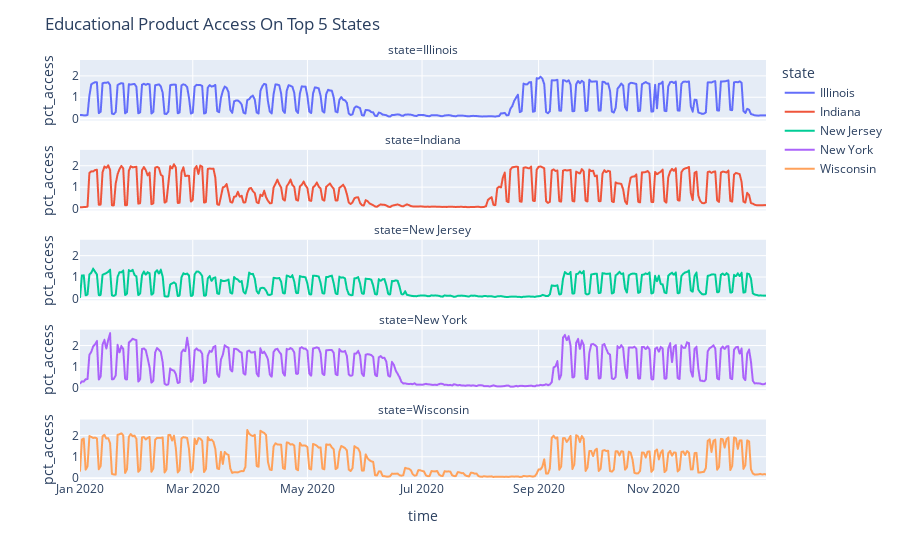

Notebook source saved alongside this figure:
### Markdown cell above
## Based on Top Five States
New York was hit hardest with Covid19 and that didn't affect the online learning of students as you can see graph became more consistent after the lockdown.
>New York, Wisconsin, and Indian have higher students using these educational products overall.

### Code cell
df = complete_data[["state","pct_access","time"]].groupby(by=["time","state"]).mean()
df.dropna(inplace =True)
df.reset_index(inplace = True)

top_5 = (
    df.groupby(by="state")                 
    .mean()                                
    .sort_values(by="pct_access", ascending=False)  
    .head(5)                               
    .reset_index()["state"]                
    .to_list()                             
)

top_states = df[df.state.isin(top_5)]
fig = px.line(top_states, x="time", y="pct_access", facet_col='state',facet_col_wrap=1,color = 'state')
fig.update_layout(
                      title=("Educational product Access on Top 5 States").title(),
                     )
fig.show()

### Figure 1 — Plotly figure (JSON) as saved in the notebook; plotly's stock layout.template omitted (floating-point values rounded to 4 significant figures; data arrays with more than 128 entries replaced by an {"elided": "..."} marker saying what was removed)
{"data": [{"hovertemplate": "state=Illinois<br>time=%{x}<br>pct_access=%{y}<extra></extra>", "legendgroup": "Illinois", "line": {"color": "#636efa", "dash": "solid"}, "marker": {"symbol": "circle"}, "mode": "lines", "name": "Illinois", "showlegend": true, "type": "scattergl", "x": {"elided": "366 str values"}, "xaxis": "x5", "y": {"elided": "366 float values"}, "yaxis": "y5"}, {"hovertemplate": "state=Indiana<br>time=%{x}<br>pct_access=%{y}<extra></extra>", "legendgroup": "Indiana", "line": {"color": "#EF553B", "dash": "solid"}, "marker": {"symbol": "circle"}, "mode": "lines", "name": "Indiana", "showlegend": true, "type": "scattergl", "x": {"elided": "366 str values"}, "xaxis": "x4", "y": {"elided": "366 float values"}, "yaxis": "y4"}, {"hovertemplate": "state=New Jersey<br>time=%{x}<br>pct_access=%{y}<extra></extra>", "legendgroup": "New Jersey", "line": {"color": "#00cc96", "dash": "solid"}, "marker": {"symbol": "circle"}, "mode": "lines", "name": "New Jersey", "showlegend": true, "type": "scattergl", "x": {"elided": "366 str values"}, "xaxis": "x3", "y": {"elided": "366 float values"}, "yaxis": "y3"}, {"hovertemplate": "state=New York<br>time=%{x}<br>pct_access=%{y}<extra></extra>", "legendgroup": "New York", "line": {"color": "#ab63fa", "dash": "solid"}, "marker": {"symbol": "circle"}, "mode": "lines", "name": "New York", "showlegend": true, "type": "scattergl", "x": {"elided": "366 str values"}, "xaxis": "x2", "y": {"elided": "366 float values"}, "yaxis": "y2"}, {"hovertemplate": "state=Wisconsin<br>time=%{x}<br>pct_access=%{y}<extra></extra>", "legendgroup": "Wisconsin", "line": {"color": "#FFA15A", "dash": "solid"}, "marker": {"symbol": "circle"}, "mode": "lines", "name": "Wisconsin", "showlegend": true, "type": "scattergl", "x": {"elided": "366 str values"}, "xaxis": "x", "y": {"elided": "366 float values"}, "yaxis": "y"}], "layout": {"annotations": [{"font": {}, "showarrow": false, "text": "state=Wisconsin", "x": 0.5, "xanchor": "center", "xref": "paper", "y": 0.144, "yanchor": "bottom", "yref": "paper"}, {"font": {}, "showarrow": false, "text": "state=New York", "x": 0.5, "xanchor": "center", "xref": "paper", "y": 0.358, "yanchor": "bottom", "yref": "paper"}, {"font": {}, "showarrow": false, "text": "state=New Jersey", "x": 0.5, "xanchor": "center", "xref": "paper", "y": 0.572, "yanchor": "bottom", "yref": "paper"}, {"font": {}, "showarrow": false, "text": "state=Indiana", "x": 0.5, "xanchor": "center", "xref": "paper", "y": 0.786, "yanchor": "bottom", "yref": "paper"}, {"font": {}, "showarrow": false, "text": "state=Illinois", "x": 0.5, "xanchor": "center", "xref": "paper", "y": 1, "yanchor": "bottom", "yref": "paper"}], "legend": {"title": {"text": "state"}, "tracegroupgap": 0}, "margin": {"t": 60}, "title": {"text": "Educational Product Access On Top 5 States"}, "xaxis": {"anchor": "y", "domain": [0, 1], "title": {"text": "time"}}, "xaxis2": {"anchor": "y2", "domain": [0, 1], "matches": "x", "showticklabels": false}, "xaxis3": {"anchor": "y3", "domain": [0, 1], "matches": "x", "showticklabels": false}, "xaxis4": {"anchor": "y4", "domain": [0, 1], "matches": "x", "showticklabels": false}, "xaxis5": {"anchor": "y5", "domain": [0, 1], "matches": "x", "showticklabels": false}, "yaxis": {"anchor": "x", "domain": [0, 0.144], "title": {"text": "pct_access"}}, "yaxis2": {"anchor": "x2", "domain": [0.214, 0.358], "matches": "y", "title": {"text": "pct_access"}}, "yaxis3": {"anchor": "x3", "domain": [0.428, 0.572], "matches": "y", "title": {"text": "pct_access"}}, "yaxis4": {"anchor": "x4", "domain": [0.642, 0.786], "matches": "y", "title": {"text": "pct_access"}}, "yaxis5": {"anchor": "x5", "domain": [0.856, 1], "matches": "y", "title": {"text": "pct_access"}}}}
